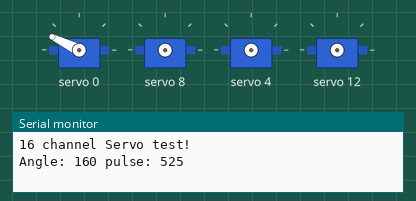
A sketch run on a simulated Arduino Uno, built with avr-gcc and run on an emulated ATmega328P. On the bench: 4 × servo, the last lines printed to the serial monitor.

Above: at 0.05 s.
At 1.8 s:
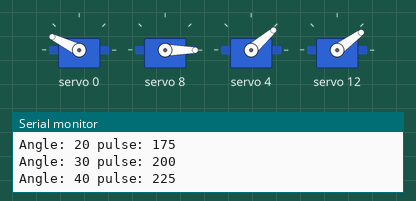
At 2.1 s:
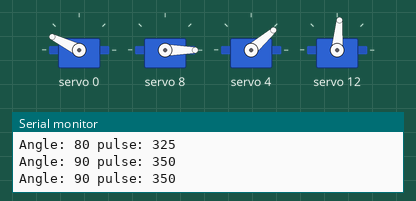
At 2.45 s:
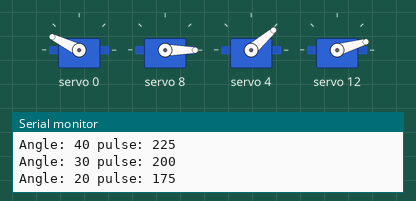
Timing chart, 0 to 5.8 s (numbered marks = the images above):
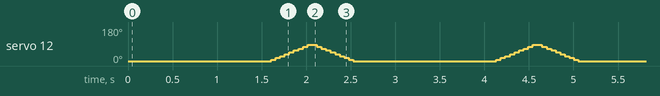

The sketch:

hand.ino
```cpp
#include<Wire.h>
#include<Adafruit_PWMServoDriver.h>


Adafruit_PWMServoDriver pwm = Adafruit_PWMServoDriver();

#define SERVOMIN  125 // this is the 'minimum' pulse length count (out of 4096)
#define SERVOMAX  575 // this is the 'maximum' pulse length count (out of 4096)

uint8_t servonum = 0;

void setup() {
  Serial.begin(9600);
  Serial.println("16 channel Servo test!");

  pwm.begin();

  pwm.setPWMFreq(60);  // Analog servos run at ~60 Hz updates

  //yield();
}

void loop() {
 pwm.setPWM(0, 0, angleToPulse(160) );
 delay(500);
 pwm.setPWM(8, 0, angleToPulse(1) );
  delay(500);
 pwm.setPWM(4, 0, angleToPulse(45) );
 delay(500);

  for( int angle =0; angle<=90; angle +=10){
      delay(50);
       //pwm.setPWM(4, 0, angleToPulse(angle) );
         pwm.setPWM(12, 0, angleToPulse(angle) );
   }
       for( int angle =90; angle>=0; angle -=10){
      delay(50);
      //pwm.setPWM(4, 0, angleToPulse(angle) );
        pwm.setPWM(12, 0, angleToPulse(angle) );
}

}

 int angleToPulse(int ang){
   int pulse = map(ang,0, 180, SERVOMIN,SERVOMAX);// map angle of 0 to 180 to Servo min and Servo max
   Serial.print("Angle: ");Serial.print(ang);
   Serial.print(" pulse: ");Serial.println(pulse);
   return pulse;
}
```

Measured:
- by itself, servo 12: repeats every 2.5 s: 16° 0.05 s, 26° 0.05 s, 36° 0.05 s, 46° 0.05 s, 56° 0.05 s, 66° 0.05 s, 75° 0.05 s, 85° 0.10 s, 75° 0.05 s, 66° 0.05 s, 56° 0.05 s, 46° 0.05 s, 36° 0.05 s, 26° 0.05 s, 16° 0.05 s, 6° 0.05 s, 0° 1.6 s, 6° 0.05 s
